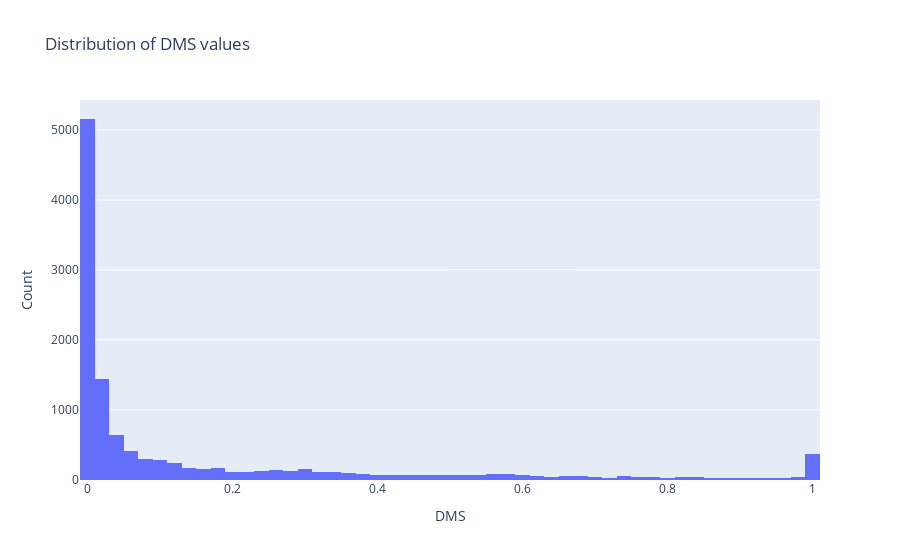

Notebook source saved alongside this figure:
### Code cell
normalized_df = normalize_dms(filtered_df, percentile=95)
print_summary(normalized_df)
plot_histogram(normalized_df)

### Figure 1 — Plotly figure (JSON) as saved in the notebook; plotly's stock layout.template omitted (floating-point values rounded to 4 significant figures; data arrays with more than 128 entries replaced by an {"elided": "..."} marker saying what was removed)
{"data": [{"nbinsx": 100, "type": "histogram", "x": {"elided": "12093 float values"}}], "layout": {"title": {"text": "Distribution of DMS values"}, "xaxis": {"title": {"text": "DMS"}}, "yaxis": {"title": {"text": "Count"}}}}
